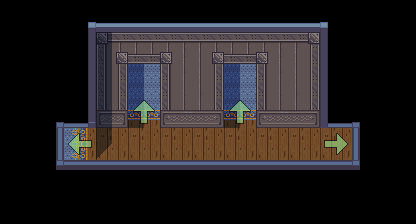

This game map was drawn from its Tiled (.tmx) file and the tilesets committed beside it. A one-line description and the full map source follow:
An orthogonal 13x7 tile map with 32x32 px tiles, 4 tile layers (bg, ground shadows & details, mid, foreground), 1 hidden layer not drawn, 6 tilesets and 11 objects (exit-e, exit-w, exit-ne, exit-nw).

<map version="1.11" tiledversion="1.11.2" orientation="orthogonal" renderorder="right-down" width="13" height="7" tilewidth="32" tileheight="32" infinite="0" nextlayerid="10" nextobjectid="99">
 <tileset firstgid="1" source="../../Assorted_LPC/lpc-walls/walls.tsx" />
 <tileset firstgid="6145" source="../../Assorted_LPC/lpc-floors/floors.tsx" />
 <tileset firstgid="8193" source="../../[A]LightShadow_pipo.tsx" />
 <tileset firstgid="8281" source="../../custom_tilesets/[Lightship]Whaleship.tsx" />
 <tileset firstgid="12691" source="../../Assorted_LPC/wooden_stairs/[LPC]WoodenStairs.tsx" />
 <tileset firstgid="14287" source="../../custom_tilesets/[A]BouncingArrows.tsx" />
 <layer id="1" name="bg" width="13" height="7">
  <data encoding="csv">
8433,8433,8529,8482,8482,8482,8482,8482,8482,8482,8530,8445,8433,
8433,8433,8438,8309,8306,8306,8306,8306,8306,8307,8436,8445,8433,
8433,8433,8438,8361,8370,8354,8356,8370,8354,8356,8436,8445,8433,
8433,8491,8390,8410,8419,8403,8405,8419,8403,8405,8439,8490,8433,
8433,8446,8518,8326,8315,8315,8315,8315,8315,8315,8315,8444,8433,
8433,8442,8396,8396,8396,8396,8396,8396,8396,8396,8396,8441,8433,
8433,8433,8433,8433,8433,8433,8433,8433,8433,8433,8433,8433,8433
</data>
 </layer>
 <layer id="4" name="ground shadows &amp; details" width="13" height="7">
  <data encoding="csv">
0,0,0,0,0,0,0,0,0,0,0,0,0,
0,0,0,0,0,0,0,0,0,0,0,0,0,
0,0,0,0,0,0,0,0,0,0,0,0,0,
0,0,0,0,14302,0,0,14302,0,0,0,0,0,
0,0,14292,0,0,0,0,0,0,0,14287,0,0,
0,0,0,0,0,0,0,0,0,0,0,0,0,
0,0,0,0,0,0,0,0,0,0,0,0,0
</data>
 </layer>
 <layer id="6" name="mid" width="13" height="7">
  <properties>
   <property name="z" type="int" value="0" />
  </properties>
  <data encoding="csv">
0,0,0,0,0,0,0,0,0,0,0,0,0,
0,0,0,8314,8362,8313,8314,8362,8313,0,0,0,0,
0,0,0,0,0,0,0,0,0,0,0,0,0,
0,0,0,0,0,0,0,0,0,0,0,0,0,
0,0,0,0,0,0,0,0,0,0,0,0,0,
0,0,0,0,0,0,0,0,0,0,0,0,0,
0,0,0,0,0,0,0,0,0,0,0,0,0
</data>
 </layer>
 <layer id="5" name="foreground" width="13" height="7">
  <properties>
   <property name="z" type="int" value="3" />
  </properties>
  <data encoding="csv">
0,0,0,0,0,0,0,0,0,0,0,0,0,
0,0,0,0,0,0,0,0,0,0,0,0,0,
0,0,0,0,0,0,0,0,0,0,0,0,0,
0,0,0,0,0,0,0,0,0,0,0,0,0,
0,0,0,0,0,0,0,0,0,0,0,0,0,
0,0,0,0,0,0,0,0,0,0,0,0,0,
0,0,0,0,0,0,0,0,0,0,0,0,0
</data>
 </layer>
 <objectgroup id="9" name="Object Layer 1">
  <object id="63" name="exit-e" x="336" y="128" width="32" height="32">
   <properties>
    <property name="dest" value="whaleship-bridge" />
    <property name="destPoint" value="exit-w" />
    <property name="dir" value="l" />
   </properties>
  </object>
  <object id="66" x="256" y="96" width="160" height="32">
   <properties>
    <property name="collision" type="bool" value="true" />
   </properties>
  </object>
  <object id="69" x="160" y="96" width="64" height="32">
   <properties>
    <property name="collision" type="bool" value="true" />
   </properties>
  </object>
  <object id="88" x="368" y="128" width="48" height="32">
   <properties>
    <property name="collision" type="bool" value="true" />
   </properties>
  </object>
  <object id="90" x="32" y="160" width="352" height="32">
   <properties>
    <property name="collision" type="bool" value="true" />
   </properties>
  </object>
  <object id="93" x="0" y="128" width="48" height="32">
   <properties>
    <property name="collision" type="bool" value="true" />
   </properties>
  </object>
  <object id="94" name="exit-w" x="48" y="128" width="32" height="32">
   <properties>
    <property name="dest" value="whaleship-captains-cabin" />
    <property name="destPoint" value="exit" />
    <property name="dir" value="r" />
   </properties>
  </object>
  <object id="95" x="96" y="64" width="224" height="32">
   <properties>
    <property name="collision" type="bool" value="true" />
   </properties>
  </object>
  <object id="96" x="32" y="96" width="96" height="32">
   <properties>
    <property name="collision" type="bool" value="true" />
   </properties>
  </object>
  <object id="97" name="exit-ne" x="224" y="96" width="32" height="16">
   <properties>
    <property name="dest" value="whaleship-officer-cabin-2" />
    <property name="destPoint" value="exit" />
    <property name="dir" value="d" />
   </properties>
  </object>
  <object id="98" name="exit-nw" x="128" y="96" width="32" height="16">
   <properties>
    <property name="dest" value="whaleship-officer-cabin-1" />
    <property name="destPoint" value="exit" />
    <property name="dir" value="d" />
   </properties>
  </object>
 </objectgroup>
 <imagelayer id="2" name="ref" visible="0" opacity="0.5" offsetx="-64" offsety="-96">
  <image source="../../vtt-maps/whaleship-blank-f2.webp" width="1568" height="384" />
 </imagelayer>
</map>
